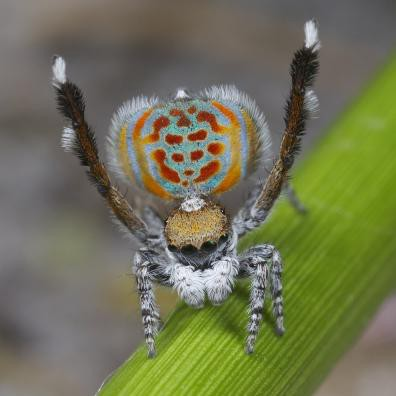
#> input picture TP4 - Diplomatura/imagenes/spider.jpeg, 396 x 396 px, found by its file name
$ python TP4_Ejer15.py
#> lines starting #> are read from the running program, lines starting #| are printed output that depends on the picture
#> further down, imagen is the input picture: shape (396, 396, 3); mean B, G, R 83.9, 115, 112.4
### TP4 - Diplomatura/Personal/funciones.py
import numpy as np
import matplotlib.pyplot as plt
import cv2 as cv

#-----------------------------------------------------
# Devuelve imagen en dos colores, negro y blanco.
# Imagen: gris en 1 canal
# umbral
#-----------------------------------------------------
# [82 lines left out: functions bn, binaria_invertida, bn_gris_3_canales, histograma_datos, valoresPixeles, histograma and 1 more, not called in this run]

#-----------------------------------------------------
# Devuelve una imagen en grises con 1 valor por pixel.
# imagen
#-----------------------------------------------------
def luma(imagen):
    nueva = np.zeros((imagen.shape[0], imagen.shape[1]), dtype='uint8')
    for i in range(len(imagen)):
        for j in range(len(imagen[i])):
            a, b, c = imagen[i][j]
            gris = (c * 0.2126) + (b * 0.7152) + (a * 0.0722)
            nueva[i, j] = gris
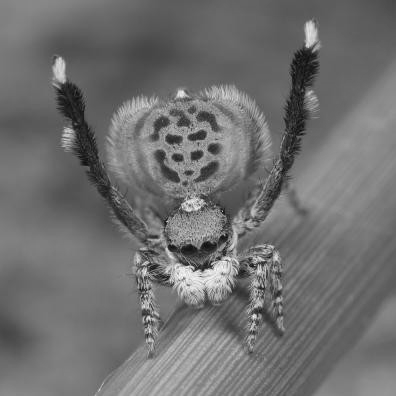
#> nueva: shape (396, 396); min 9, max 251, mean 111.7
    return nueva

#-----------------------------------------------------
# Devuelve una imagen en grises con 1 valor por pixel.
# imagen
#-----------------------------------------------------
# [22 lines left out: functions promedio, desaturar, not called in this run]


###########################################################################################
#-----------------------------------------------------
# imagen
# patrón : normalizado
#-----------------------------------------------------
def convolucionar(imagen, patron):
    nueva = np.zeros((imagen.shape), dtype='float')

    margen = int(len(patron[0]) / 2)

    for i in range(margen, len(imagen) - margen):
        for j in range(margen, len(imagen[0]) - margen):
            aux = 0
            for k in range(-margen, len(patron) - margen):
                for l in range(-margen, len(patron[0]) - margen):
                    aux += (imagen[i - k, j - l] * patron[l + margen, k + margen])

            if aux > 255:
                aux = 255
            elif aux < 0:
                aux = 0

            nueva[i, j] = aux
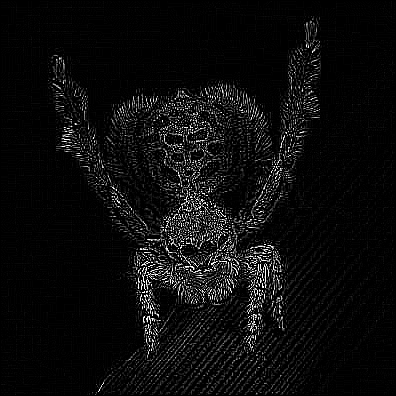
#> nueva: shape (396, 396) float64; min 0, max 255, mean 12.7

    return nueva.astype('uint8')

#################################################################################
#-----------------------------------------------------
# Refleja la imagen respecto a un eje
# imagen
# orientación = ['horizontal] ['vertical]#
#-----------------------------------------------------

# [40 lines left out: functions flip, rotar, not called in this run]

### TP4 - Diplomatura/TP4_Ejer15.py
# 15. Implemente un programa que permita ingresar una imagen, y detecte los bordes de la
# misma, realice las siguientes versiones:
# a)Detección de Bordes de Laplace.
# b)Detección de Bordes de Sobel, sin suavizar.
# c)Detección de Bordes de Sobel, con previo suavizado.

import cv2 as cv
import numpy as np

from Personal.funciones import *

laplace = np.array([
    [-1, -1, -1],
    [-1, 8, -1],
    [-1, -1, -1]
], dtype='float')

sobel_h = np.array([
    [-1, -2, -1],
    [0, 0, 0],
    [1, 2, 1]
], dtype='float')

sobel_v = np.array([
    [-1, 0, 1],
    [-2, 0, 2],
    [-1, 0, 1]
], dtype='float')

kernel_gauss = np.array([
    [1, 4, 7, 4, 1],
    [4, 16, 26, 16, 4],
    [7, 26, 41, 26, 7],
    [4, 16, 26, 16, 4],
    [1, 4, 7, 4, 1]
], dtype='float') / 256

imagen = cv.imread('imagenes\\spider.jpeg')
imagen_gris = luma(imagen)

# a)
imagen_laplace = convolucionar(imagen_gris, laplace)

# b)
imagen_sobel = convolucionar(imagen_gris, sobel_h) #horizontal
#> after the loop in convolucionar (call 2), `for i in range(margen, len(imagen) - margen):`:
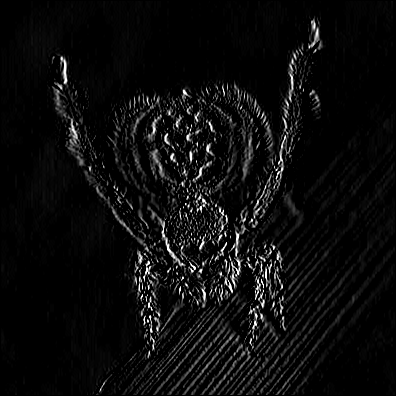
#> nueva: shape (396, 396) float64; min 0, max 255, mean 12.4
imagen_sobel = convolucionar(imagen_sobel, sobel_v) #vertical
#> after the loop in convolucionar (call 3), `for i in range(margen, len(imagen) - margen):`:
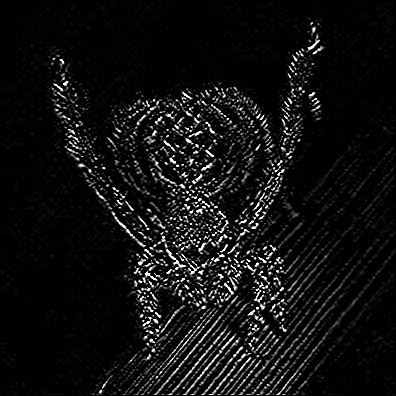
#> nueva: shape (396, 396) float64; min 0, max 255, mean 16.4

# c)
imagen_suavizada = convolucionar(imagen_gris, kernel_gauss)
#> after the loop in convolucionar (call 4), `for i in range(margen, len(imagen) - margen):`:
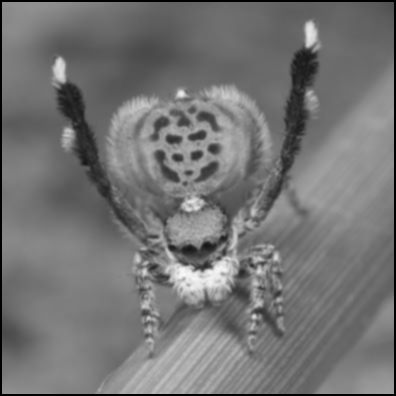
#> nueva: shape (396, 396) float64; min 0, max 250.7, mean 116.7
imagen_sobel_suavizado = convolucionar(imagen_suavizada, sobel_h) #horizontal
#> after the loop in convolucionar (call 5), `for i in range(margen, len(imagen) - margen):`:
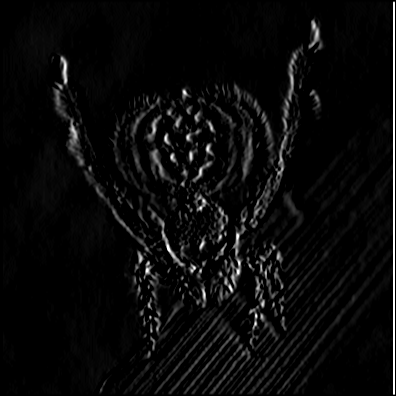
#> nueva: shape (396, 396) float64; min 0, max 255, mean 10.2
imagen_sobel_suavizado = convolucionar(imagen_sobel_suavizado, sobel_v) #vertical
#> after the loop in convolucionar (call 6), `for i in range(margen, len(imagen) - margen):`:
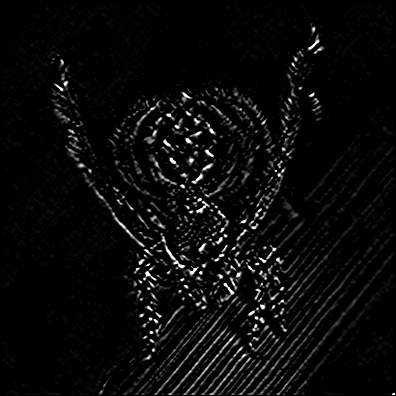
#> nueva: shape (396, 396) float64; min 0, max 255, mean 10.1

cv.imshow('Original', imagen)
cv.imshow('En gris', imagen_gris)
cv.imshow('Laplace', imagen_laplace)
cv.imshow('Sobel - sin suavizar', imagen_sobel)
cv.imshow('imagen suavizada', imagen_suavizada)
cv.imshow('Sobel - suavizada', imagen_sobel_suavizado)

cv.waitKey(0)

cv.destroyAllWindows()
